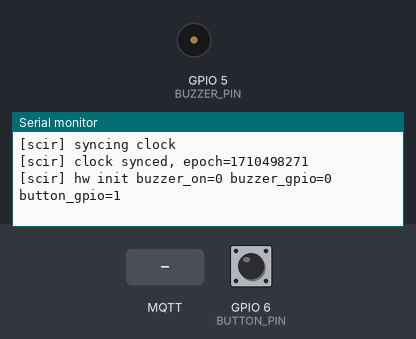
The sketch below on a simulated Seeed XIAO ESP32-S3. Shown: buzzer (waves = sounding, pin HIGH), the last lines printed to the serial monitor. The test bench sets the inputs (shaded band); at power-on: GPIO 6 (BUTTON_PIN) HIGH. WiFi joins after 1.5 s; servers stay silent unless stated; the local clock reads 2024-03-15 10:24:30 at power-on unless the sketch sets it; no MQTT or app messages arrive unless stated; not simulated (calls return 0 or success): secrets.h; names the files do not define were given values by the test bench: MQTT_PORT = 1883.

Above: at 2.9 s.
3.0 s: GPIO 6 (BUTTON_PIN) pulled LOW for 0.15 s
At 3.4 s:
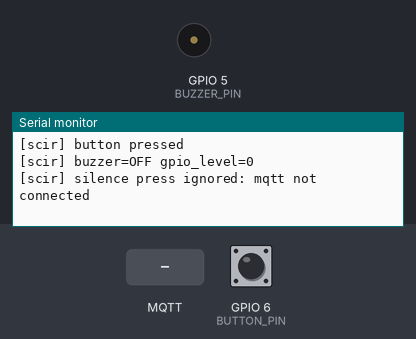
4.6 s: MQTT message "cycle_start" arrives on the first subscribed topic
At 6.2 s:
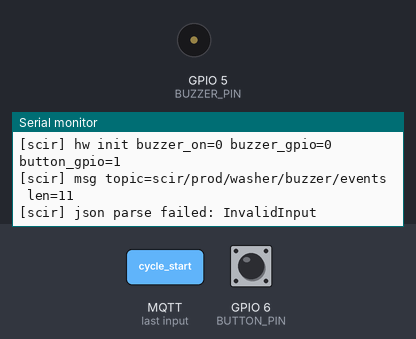
6.5 s: GPIO 6 (BUTTON_PIN) pulled LOW for 1 s
At 7.3 s:
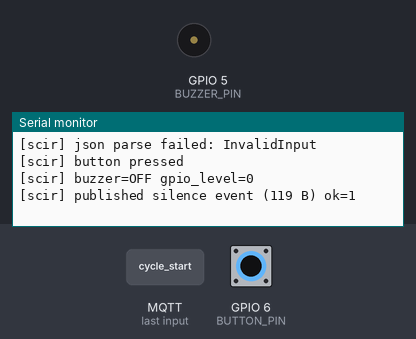
9.0 s: MQTT message "1" arrives on the first subscribed topic
At 9.7 s:
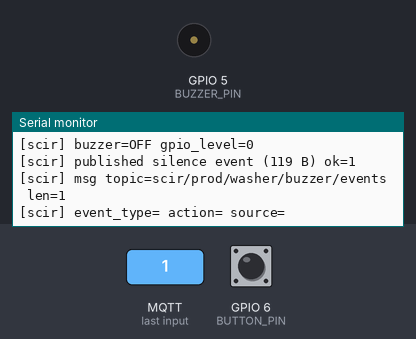

Measured:
- after the input at 3.0 s, the serial monitor: prints a new line after 0.05 s (image 1)
- after the input at 4.6 s, the serial monitor: prints a new line after 0.46 s (image 2)
- after the input at 6.5 s, the serial monitor: prints a new line after 0.05 s (image 3)
- after the input at 9.0 s, the serial monitor: prints a new line at once (image 4)

The sketch:

esp32-buzzer.ino
```cpp
// SCIR - ESP32 buzzer/button consumer for AWS IoT Core
//
// Target board: Seeed Xiao ESP32-S3 (board package: esp32 by Espressif Systems)
// Communication: MQTT over mTLS (port 8883), broker = AWS IoT Core Data-ATS endpoint.
//
// All host / credential / certificate material lives in secrets.h, which is
// gitignored. Copy secrets.h.example to secrets.h and fill the values from
// `terragrunt output` in cloud/environments/prod/iot/.

#include <WiFi.h>
#include <WiFiClientSecure.h>
#include <PubSubClient.h>
#include <ArduinoJson.h>
#include <Wire.h>
#include <time.h>
#include <driver/gpio.h>

#include "secrets.h"

// ---- Hardware pin mapping (Xiao ESP32-S3 silk-screen labels) ----------------
// Match the working breadboard wiring: buzzer on D4/GPIO5, button on D5/GPIO6.
#ifndef BUZZER_PIN
#define BUZZER_PIN 5
#endif

#ifndef BUTTON_PIN
#define BUTTON_PIN 6
#endif

// Set to 1 if the buzzer sounds when the pin is LOW (inverted / sinking drive).
#ifndef BUZZER_ACTIVE_LOW
#define BUZZER_ACTIVE_LOW 0
#endif

// ---- Protocol-level constants (must match cloud/root.hcl) -------------------
static const char* CONTROL_TOPIC = "scir/prod/washer/buzzer/events";
static const char* DEVICE_ID     = "washing-machine";

// ---- Reconnect / debounce tuning -------------------------------------------
static const unsigned long WIFI_RETRY_INTERVAL_MS  = 500;
static const unsigned long MQTT_RETRY_INTERVAL_MS  = 5000;
static const unsigned long BUTTON_DEBOUNCE_MS      = 50;
static const size_t        MQTT_BUFFER_SIZE        = 512;

// ---- Globals ---------------------------------------------------------------
WiFiClientSecure secureClient;
PubSubClient     mqttClient(secureClient);

static bool          buzzerOn           = false;
static bool          userSilenced       = false;
static bool          lastButtonReading  = HIGH;
static bool          stableButtonState  = HIGH;
static unsigned long lastButtonChangeMs = 0;
static unsigned long lastMqttAttemptMs  = 0;

// ---- Forward declarations --------------------------------------------------
static void initHardwarePins();
static void configureButtonInput();
static void applyBuzzerOutput();
static void connectWifi();
static void syncClock();
static void onMqttMessage(char* topic, byte* payload, unsigned int length);
static bool reconnectMqtt();
static void handleButton();
static void setBuzzer(bool on);
static void publishSilenceEvent();

void setup() {
  Serial.begin(115200);
  delay(200);
  Serial.println();
  Serial.println("[scir] boot");
  Serial.printf("[scir] pins buzzer=%d button=%d\n", BUZZER_PIN, BUTTON_PIN);

  initHardwarePins();

  connectWifi();
  initHardwarePins();

  syncClock();
  initHardwarePins();

  // mTLS material from secrets.h.
  secureClient.setCACert(AWS_ROOT_CA_PEM);
  secureClient.setCertificate(DEVICE_CERT_PEM);
  secureClient.setPrivateKey(DEVICE_PRIVATE_KEY_PEM);

  mqttClient.setBufferSize(MQTT_BUFFER_SIZE);
  mqttClient.setServer(MQTT_HOST, MQTT_PORT);
  mqttClient.setKeepAlive(60);
  mqttClient.setCallback(onMqttMessage);
}

void loop() {
  handleButton();

  if (WiFi.status() != WL_CONNECTED) {
    connectWifi();
  }

  if (!mqttClient.connected()) {
    unsigned long now = millis();
    if (now - lastMqttAttemptMs >= MQTT_RETRY_INTERVAL_MS) {
      lastMqttAttemptMs = now;
      if (reconnectMqtt()) {
        initHardwarePins();
      }
    }
  } else {
    mqttClient.loop();
  }

  if (!buzzerOn) {
    applyBuzzerOutput();
  }

  handleButton();
}

// ----------------------------------------------------------------------------
// Wi-Fi & clock
// ----------------------------------------------------------------------------

static void connectWifi() {
  if (WiFi.status() == WL_CONNECTED) {
    return;
  }

  Serial.printf("[scir] connecting to wifi: %s\n", WIFI_SSID);
  WiFi.mode(WIFI_STA);
  WiFi.begin(WIFI_SSID, WIFI_PASSWORD);

  while (WiFi.status() != WL_CONNECTED) {
    handleButton();
    delay(WIFI_RETRY_INTERVAL_MS);
    Serial.print('.');
  }

  Serial.println();
  Serial.print("[scir] wifi connected, ip=");
  Serial.println(WiFi.localIP());
}

static void syncClock() {
  // TLS verification requires a plausible system time. Use NTP and block until
  // the clock is at least past 2024-01-01 UTC (epoch >= 1704067200).
  configTime(0, 0, "pool.ntp.org", "time.nist.gov");
  Serial.print("[scir] syncing clock");
  time_t now = time(nullptr);
  while (now < 1704067200) {
    handleButton();
    delay(500);
    Serial.print('.');
    now = time(nullptr);
  }
  Serial.println();
  Serial.printf("[scir] clock synced, epoch=%ld\n", (long)now);
}

// ----------------------------------------------------------------------------
// MQTT
// ----------------------------------------------------------------------------

static bool reconnectMqtt() {
  Serial.printf("[scir] mqtt connect %s:%d as %s\n", MQTT_HOST, MQTT_PORT, MQTT_CLIENT_ID);

  if (!mqttClient.connect(MQTT_CLIENT_ID)) {
    int state = mqttClient.state();
    int tlsErr = secureClient.lastError(nullptr, 0);
    Serial.printf("[scir] mqtt connect failed state=%d tls_err=%d\n", state, tlsErr);
    return false;
  }

  // QoS 1 is mandatory: AWS IoT does not retain QoS 2, and the control topic
  // emits idempotent events that we want delivered at-least-once.
  if (!mqttClient.subscribe(CONTROL_TOPIC, 1)) {
    Serial.println("[scir] mqtt subscribe failed");
    mqttClient.disconnect();
    return false;
  }

  Serial.printf("[scir] mqtt subscribed to %s\n", CONTROL_TOPIC);
  return true;
}

static void onMqttMessage(char* topic, byte* payload, unsigned int length) {
  Serial.printf("[scir] msg topic=%s len=%u\n", topic, length);

  StaticJsonDocument<384> doc;
  DeserializationError err = deserializeJson(doc, payload, length);
  if (err) {
    Serial.printf("[scir] json parse failed: %s\n", err.c_str());
    return;
  }

  const char* eventType = doc["event_type"] | "";
  const char* action    = doc["action"]     | "";
  const char* source    = doc["source"]     | "";

  Serial.printf("[scir] event_type=%s action=%s source=%s\n", eventType, action, source);

  if (strcmp(eventType, "cycle_start") == 0) {
    userSilenced = false;
    return;
  }

  if (userSilenced &&
      (strcmp(eventType, "cycle_end") == 0 || strcmp(action, "buzzer_on") == 0)) {
    Serial.println("[scir] ignoring buzzer_on (silenced locally)");
    return;
  }

  if (strcmp(eventType, "cycle_end") == 0 || strcmp(action, "buzzer_on") == 0) {
    setBuzzer(true);
  } else if (strcmp(eventType, "buzzer_silence") == 0 || strcmp(action, "buzzer_off") == 0) {
    setBuzzer(false);
  }
}

static void publishSilenceEvent() {
  if (!mqttClient.connected()) {
    Serial.println("[scir] silence press ignored: mqtt not connected");
    return;
  }

  StaticJsonDocument<192> doc;
  doc["event_type"] = "buzzer_silence";
  doc["action"]     = "buzzer_off";
  doc["source"]     = "esp32";
  doc["device_id"]  = DEVICE_ID;
  doc["ts"]         = (uint64_t)time(nullptr) * 1000ULL;

  char buffer[192];
  size_t n = serializeJson(doc, buffer, sizeof(buffer));

  bool ok = mqttClient.publish(CONTROL_TOPIC, (const uint8_t*)buffer, n, false);
  Serial.printf("[scir] published silence event (%u B) ok=%d\n", (unsigned)n, (int)ok);
}

// ----------------------------------------------------------------------------
// Hardware helpers
// ----------------------------------------------------------------------------

static int buzzerDriveLevel(bool soundOn) {
#if BUZZER_ACTIVE_LOW
  return soundOn ? 0 : 1;
#else
  return soundOn ? 1 : 0;
#endif
}

static void applyBuzzerOutput() {
  const gpio_num_t pin = (gpio_num_t)BUZZER_PIN;

  Wire.end();
  gpio_reset_pin(pin);
  gpio_set_direction(pin, GPIO_MODE_OUTPUT);
  gpio_set_pull_mode(pin, GPIO_FLOATING);
  gpio_set_level(pin, buzzerDriveLevel(buzzerOn));
}

static void configureButtonInput() {
  const gpio_num_t pin = (gpio_num_t)BUTTON_PIN;

  gpio_reset_pin(pin);
  gpio_set_direction(pin, GPIO_MODE_INPUT);
  gpio_set_pull_mode(pin, GPIO_PULLUP_ONLY);
}

static void initHardwarePins() {
  applyBuzzerOutput();
  configureButtonInput();

  int reading = gpio_get_level((gpio_num_t)BUTTON_PIN);
  lastButtonReading = reading;
  stableButtonState = reading;
  lastButtonChangeMs = millis();

  Serial.printf(
    "[scir] hw init buzzer_on=%d buzzer_gpio=%d button_gpio=%d\n",
    (int)buzzerOn,
    gpio_get_level((gpio_num_t)BUZZER_PIN),
    reading
  );
}

static void setBuzzer(bool on) {
  buzzerOn = on;
  digitalWrite(BUZZER_PIN, buzzerOn ? HIGH : LOW);
  Serial.printf(
    "[scir] buzzer=%s gpio_level=%d\n",
    on ? "ON" : "OFF",
    gpio_get_level((gpio_num_t)BUZZER_PIN)
  );
}

static void handleButton() {
  configureButtonInput();
  int reading = gpio_get_level((gpio_num_t)BUTTON_PIN);

  if (reading != lastButtonReading) {
    lastButtonChangeMs = millis();
  }

  if (millis() - lastButtonChangeMs > BUTTON_DEBOUNCE_MS) {
    if (reading != stableButtonState) {
      stableButtonState = reading;
      // Active-low: pull-up means LOW == pressed.
      if (stableButtonState == LOW) {
        Serial.println("[scir] button pressed");
        userSilenced = true;
        setBuzzer(false);
        publishSilenceEvent();
      }
    }
  }

  lastButtonReading = reading;
}
```
